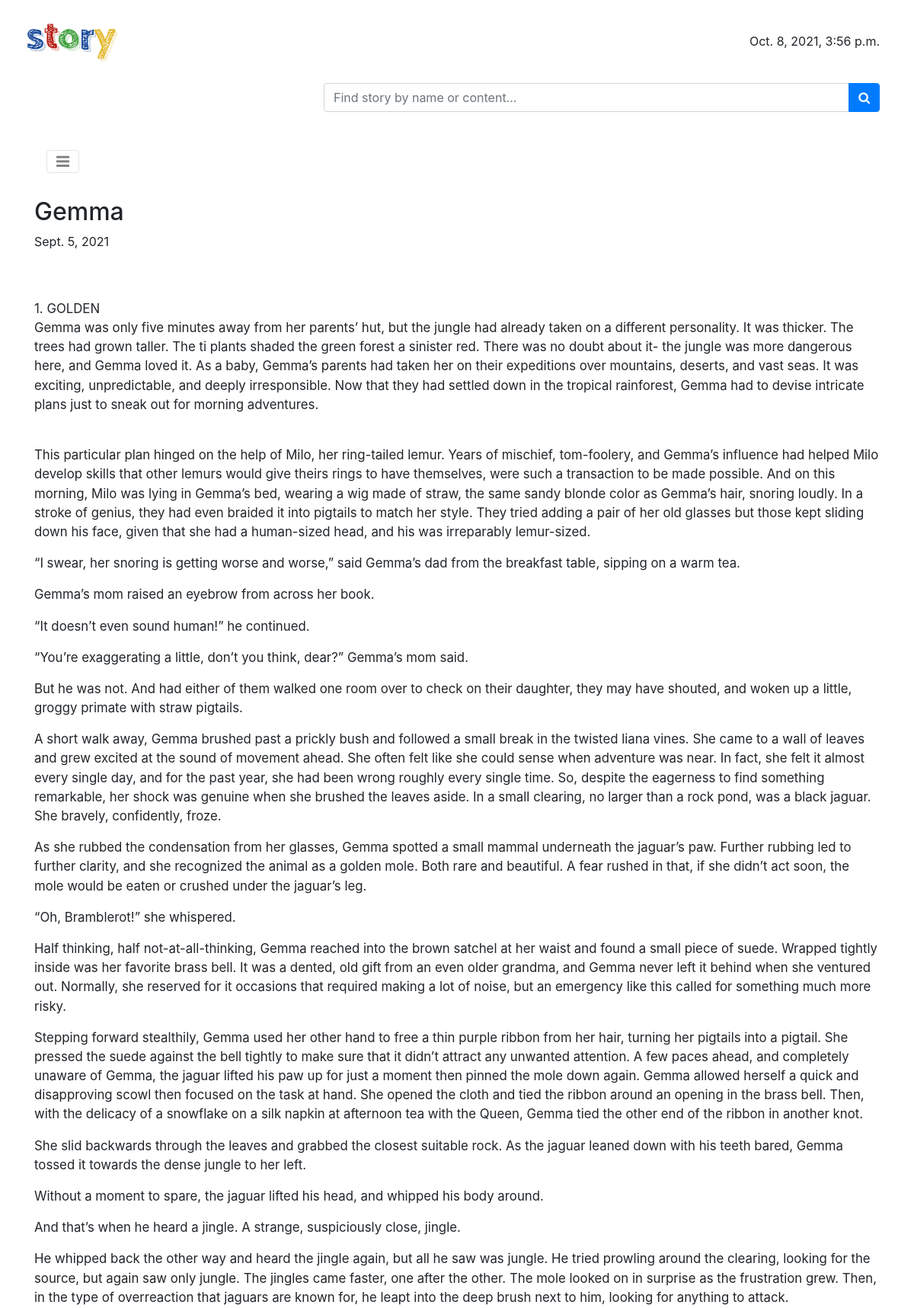
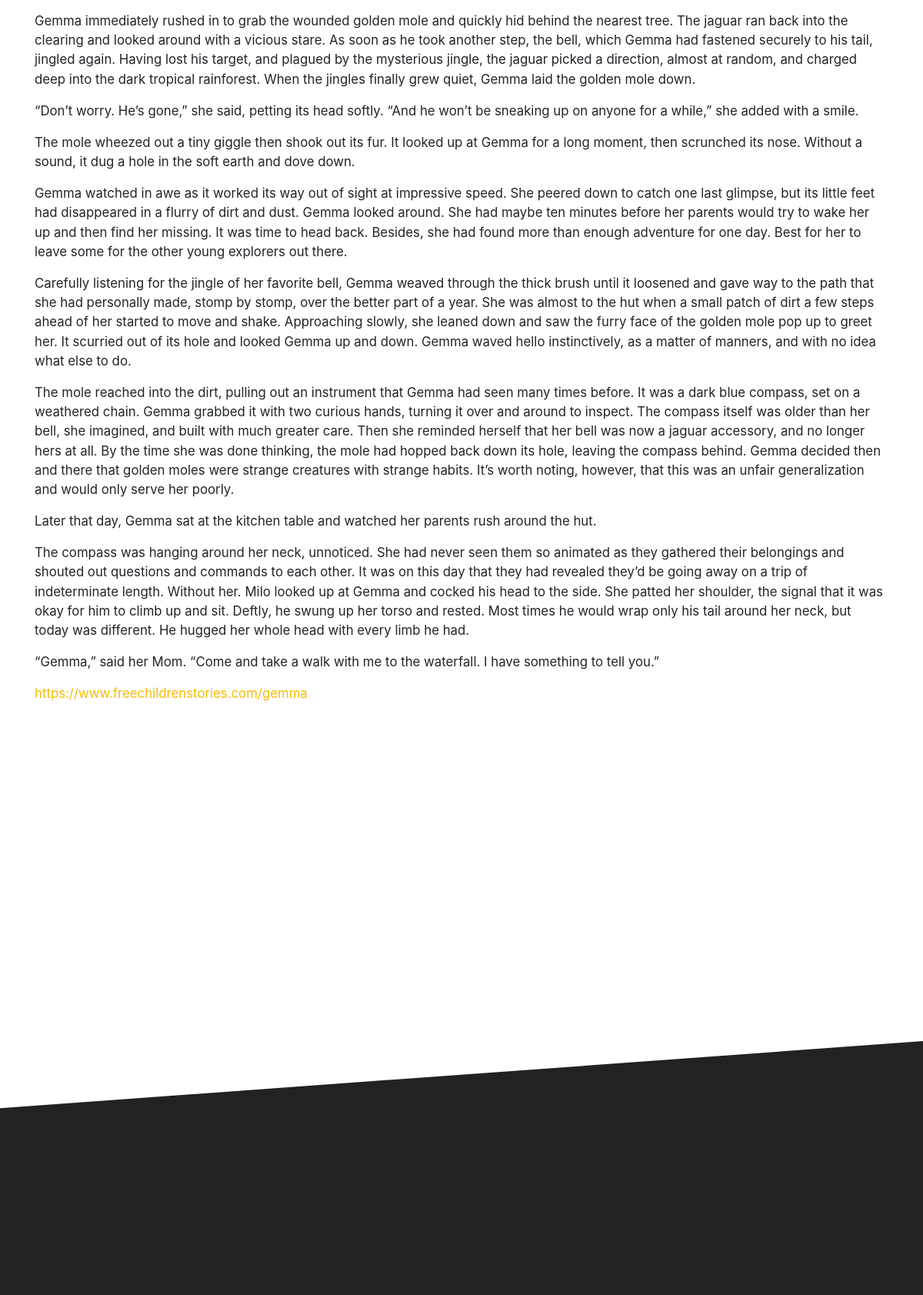
Page /story.html/2/ (upper part) on the committed database (2 pictures, top to bottom).
### stories/models.py (models this page shows, shortened)
class Story(models.Model):
    category = models.ForeignKey(Category, on_delete=models.PROTECT)
    name = models.CharField(max_length=250, unique=True)
    author = models.CharField(max_length=250)
    url = models.URLField(null=True)
    content = RichTextUploadingField()
    public_day = models.DateField(default=datetime.date.today)
    image = models.ImageField(upload_to="stories/images", default="stories/images/default.jpg")

### stories/views.py (the view)
# urls.py: path('story.html/<int:pk>/', views.story, name='story.html'),
def story(request, pk):
    story_select = Story.objects.get(pk=pk)
    other_story = Story.objects.all().exclude(id=pk)
    context = {'today': now, 'story': story_select, 'other_story': other_story}
    return render(request, "stories/story.html", context)

### stories/context_processors.py (called while the page is built)
def stories_processor(request):
    return {
        'now': now,
        'today': now,
        'd1': d1,
        'story_list': story_list,
        'newest': newest,
        'next_4_newest': next_4_newest,
        'newest_4': newest_4,
        'most_viewed_stories': most_viewed_stories,
    }

### stories/templates/stories/story.html (shortened to what this page needs)
{% extends 'stories/base.html' %}
{% load static %}
{% block content %}
<div id="fh5co-single-content" class="container-fluid pb-4 pt-4 paddding">
    <div class="container paddding">
        <div class="row mx-0">
            <div class="col-md-12 animate-box" data-animate-effect="fadeInLeft">
                <h2>{{ story.name }}</h2>
                <span>{{ story.public_day }}</span>
            </div>
        </div>
    </div>
</div>
<div id="fh5co-single-content" class="container-fluid pb-4 pt-4 paddding">
    <div class="container paddding">
        <div class="row mx-0">
            <div class="col-md-12 animate-box" data-animate-effect="fadeInLeft">
				<p>{{ story.content|safe }}</p>
                <p><a href="{{ story.url }}">{{ story.url }}</a></p>
            </div>
        </div>
    </div>
</div>
<div class="container-fluid pb-4 pt-5">
</div>
{% endblock content %}

### stories/static/stories/css/style_1.css (style rules this page uses)
a,a:hover { color:#f5bc04 }
.paddding { padding-left:0 !important;padding-right:0 !important }
.js .animate-box { opacity:0 }
#fh5co-single-content { z-index:999;background:white }
#fh5co-single-content p,#fh5co-single-content ul li { font-size:1.05rem }

### rows in the picture
Story: name "Gemma", public_day "Sept. 5, 2021", content "1. GOLDEN Gemma was only five minutes away from her parents’ hut, but the jungle had already taken on a different personality. It was thicker. The trees had grown taller. The ti plants shaded the green forest a sinister red. There was no doubt about it- the jungle was more dangerous here, and Gemma loved it. As a baby, Gemma’s parents had taken her on their expeditions over mountains, deserts, and vast seas. It was exciting, unpredictable, and deeply irresponsible. Now that they had settled down in the tropical rainforest, Gemma had to devise intricate plans just to sneak out for morning adventures. This particular plan hinged on the help of Milo, her ring-tailed lemur. Years of mischief,…", url "https://www.freechildrenstories.com/gemma"

### other values in the picture
{{ today }} "Oct. 8, 2021, 3:56 p.m."
